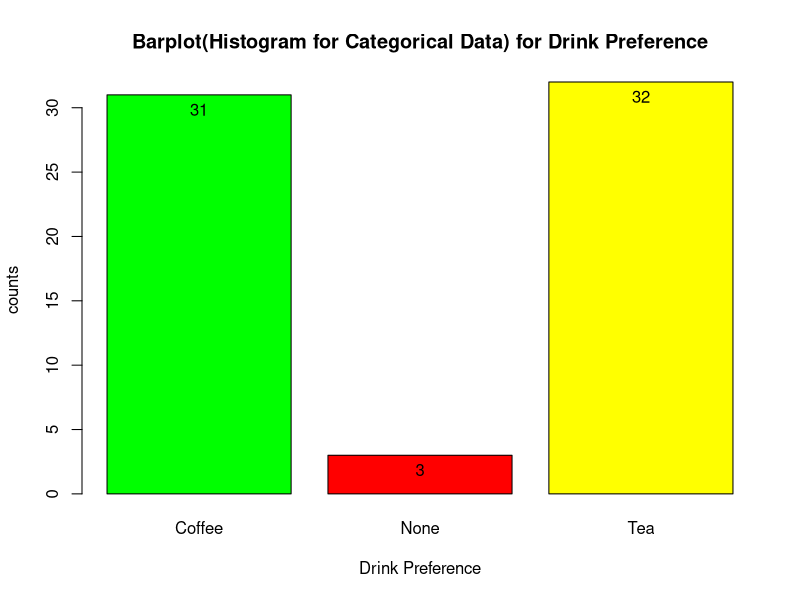
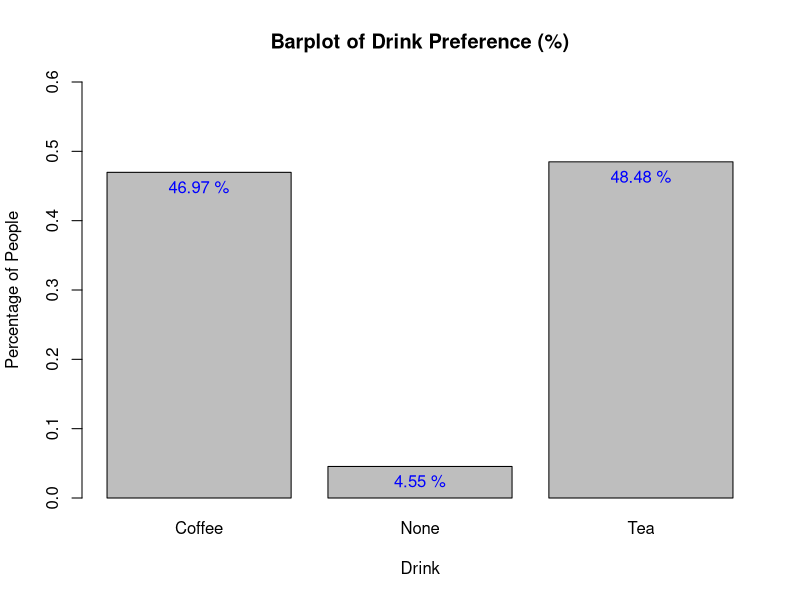
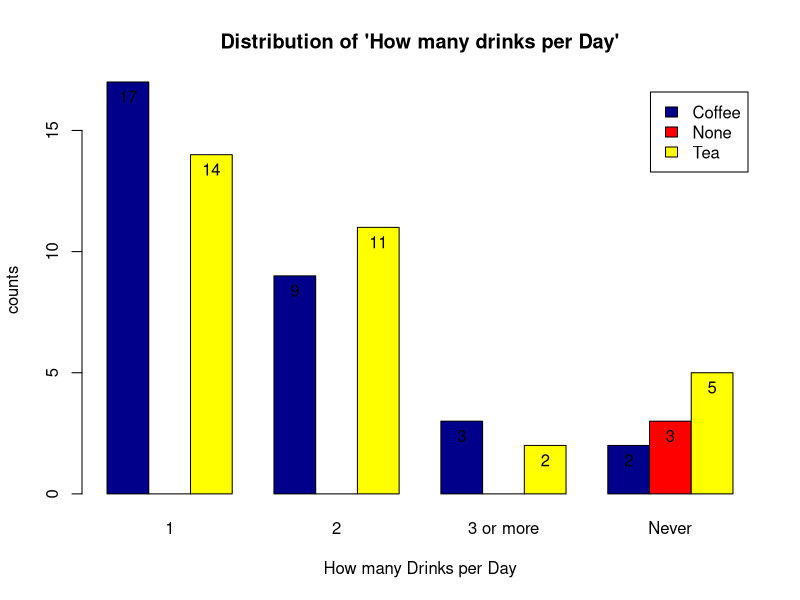
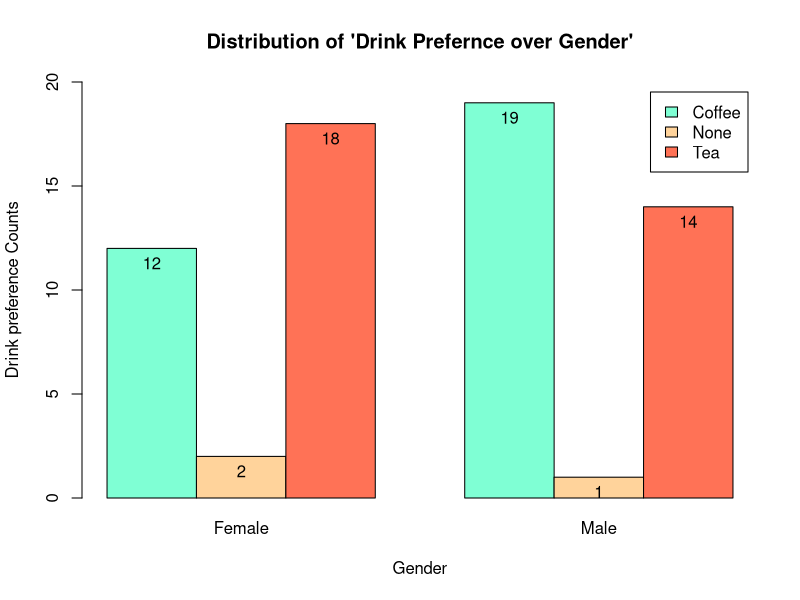
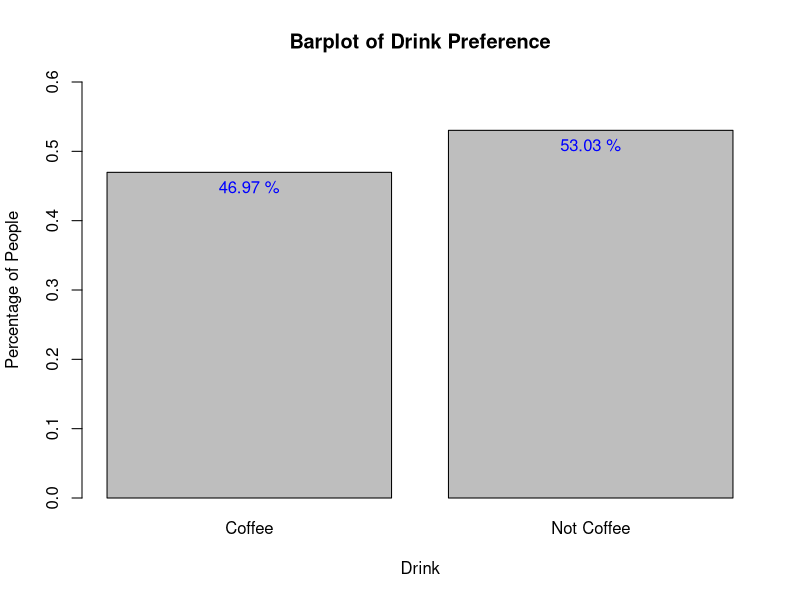

Write R code to recreate these figures, in order.
##title: "Hypothesis Testing of Drink Preference"

# Reading Survey Data and libraries
data <- read.csv('coffeetea.csv')
library(dplyr)

# Preparing Raw and Unstructered Data to Useful data
finaldata = data[!duplicated(data$Email.Address), ]

# Exploratory Data Analysis
summary(finaldata[,2:7])

# Our main attribute (on which we are going to perform our analysis) is Drink Preference (1st attribute)  
# Drink Preference Analysis
counts = table(finaldata$Do.you.prefer.tea.or.coffee.)
x = barplot(counts, main="Barplot(Histogram for Categorical Data) for Drink Preference",
  xlab="Drink Preference", ylab='counts', col = c("green","red", "yellow"), beside = TRUE)
text(x, counts, labels = counts ,cex=1, pos = 1)
x = barplot(prop.table(table(finaldata$Do.you.prefer.tea.or.coffee.)), main = 'Barplot of Drink Preference (%)', xlab = 'Drink', ylab = 'Percentage of People', ylim = c(0,0.6))
text(x, prop.table(table(finaldata$Do.you.prefer.tea.or.coffee.)), labels = paste(round(prop.table(table(finaldata$Do.you.prefer.tea.or.coffee.)), digits = 4)*100, "%") ,cex=1, col = "blue", pos = 1) 

# Barplots are the histograms of Categorical Variables
# We see that 46.97% of of our sample prefers Coffee, while 48.48% perfer Tea and 4.55% doesn't prefer any of the drink
counts = table(finaldata$Do.you.prefer.tea.or.coffee., finaldata$How.many.times.do.you.drink.it.on.daily.basis.)
x = barplot(counts, main="Distribution of 'How many drinks per Day'",
            xlab="How many Drinks per Day", ylab='counts', col = c("darkblue","red","yellow"),legend = rownames(counts), beside=TRUE)

text(x, counts, labels = counts ,cex=1, pos = 1)

# The distribution of the drinks per day with respect to Drink Preference is shown in the graph. 
counts = table(finaldata$Do.you.prefer.tea.or.coffee., finaldata$Gender)
x = barplot(counts, main="Distribution of 'Drink Prefernce over Gender'",
            xlab="Gender", ylab='Drink preference Counts', col = c('aquamarine', 'burlywood1', 'coral1'), legend = rownames(counts), beside=TRUE, ylim = c(0,20))
text(x, counts, labels = counts ,cex=1, pos = 1)

# The distribution drink preference with respect to the gender is shown in the above graph.
# Altering the Drink Preference column to a bi-valued column. - According to our statistical analysis, the column should have 2 values - 'Coffee', 'Not Coffee'
finaldata$Do.you.prefer.tea.or.coffee. = as.character(finaldata$Do.you.prefer.tea.or.coffee.)
finaldata$Do.you.prefer.tea.or.coffee.[finaldata$Do.you.prefer.tea.or.coffee. != 'Coffee'] = 'Not Coffee'

# Now let's look at the distribution of how the drink preference looks like
x = barplot(prop.table(table(finaldata$Do.you.prefer.tea.or.coffee.)), main = 'Barplot of Drink Preference', xlab = 'Drink', ylab = 'Percentage of People', ylim = c(0,0.6))
text(x, prop.table(table(finaldata$Do.you.prefer.tea.or.coffee.)), labels = paste(round(prop.table(table(finaldata$Do.you.prefer.tea.or.coffee.)), digits = 4)*100, "%") ,cex=1, col = "blue", pos = 1) 


# We can simply say that 46.97% prefer Coffee while 53.03% doesn't prefer Coffee
# Statistical Analysis
# Null Hypothesis: The proportion of people who prefer coffee will be equal to the proportion of people who don't prefer Coffee  
# Alternate Hypothesis: There proportion of people who prefer cofffe will not be equal to the proportion of people who don't prefer coffee

# Sample Size n
n = length(finaldata$Do.you.prefer.tea.or.coffee.)


#Sample size n = 66
#Here Null Hypothesis says that P = P0. So we have P = P0 = 0.5

# Calculating P_hat 
p0 = 0.5
p_hat = length(subset(finaldata$Do.you.prefer.tea.or.coffee., finaldata$Do.you.prefer.tea.or.coffee. == 'Coffee'))/length(finaldata$Do.you.prefer.tea.or.coffee.)
print(p_hat)

# Confidence Intervals
#The Confidence Intervals for the above are p_hat - E and p_hat + E. Where E is the Error.

##CI: (p_hat-E, p_hat+E)

##where E = z * sqrt(p_hat*q_hat / n) and We have q_hat = 1 - p_hat

## Our Confidence level is 95%
##Hence alpha = 0.05 and alpha/2 = 0.025
##Hence we have to calculate z-value for 1-0.025 = 0.975

E = qnorm(0.975)*sqrt(p_hat*(1-p_hat)/n)
print(E)

## Hence the Error for the confodence interval is 0.12
Lower_CI = p_hat - E
Upper_CI = p_hat + E

print(Lower_CI)
print(Upper_CI)

# Lower Confidence Interval = 0.34929
# Upper Confidence Interval = 0.59010
# We can say that, with 95% confidence, the population proportion of people who prefer coffee will definetly be in the range (0.349, 0.590)
# Calculating Test Statistic
z = (p_hat - p0)/sqrt(p0*(1-p0)/n)
print(z)

# Calculating p-value
p_value = 2*pnorm(z)
print(p_value)


## p-value is 0.62 which greater than our confidence level 0.05
# We fail to reject the Null Hypothesis

# Statistical Analysis using Traditional Method
finaltest = prop.test(length(subset(finaldata$Do.you.prefer.tea.or.coffee., finaldata$Do.you.prefer.tea.or.coffee. == 'Coffee')), length(finaldata$Do.you.prefer.tea.or.coffee.), p=0.5, correct=FALSE, alternative = "two.sided")
finaltest


# The p_value obtained in the traditional test is also 0.6225. While it is greater than our confidence level 0.05, We interpret the following
# There is a much higher probability (0.6225) that the null hypothesis (the proportion of people who prefer coffee is equal to the proportion of people who prefer Tea) is TRUE. when compared to our probability (0.05)
# Hence we fail to reject the Null Hypothesis.
print(paste("Test Statistic: ",finaltest$statistic))
print(paste("Parameter: ",finaltest$parameter))
print(paste("P_Value: ",finaltest$p.value))
print(paste("Null Value: ",finaltest$null.value))
print(paste("Confidence Intervals : ",finaltest$conf.int))
print(paste("Alternative: ", finaltest$alternative))
print(paste("Method: ", finaltest$method))